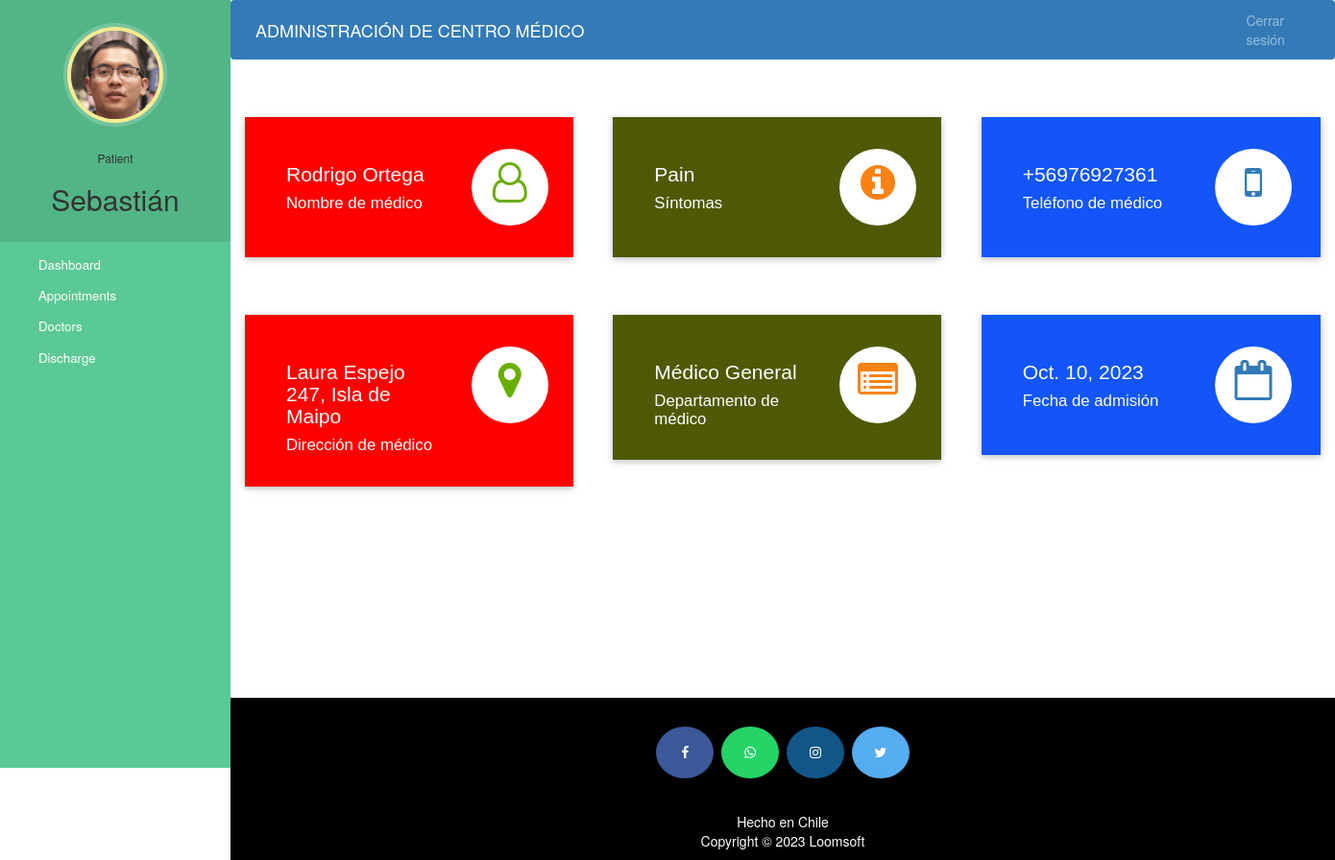
The page /patient-dashboard (signed in) on the database its author committed.
### hospital/models.py (models this page shows, shortened)
class Patient(models.Model):
    user=models.OneToOneField(User,on_delete=models.CASCADE)
    profile_pic= models.ImageField(upload_to='profile_pic/PatientProfilePic/',null=True,blank=True)
    address = models.CharField(max_length=40)
    mobile = models.CharField(max_length=20,null=False)
    symptoms = models.CharField(max_length=100,null=False)
    assignedDoctorId = models.PositiveIntegerField(null=True)
    admitDate=models.DateField(auto_now=True)
    status=models.BooleanField(default=False)

class Doctor(models.Model):
    user=models.OneToOneField(User,on_delete=models.CASCADE)
    profile_pic= models.ImageField(upload_to='profile_pic/DoctorProfilePic/',null=True,blank=True)
    address = models.CharField(max_length=40)
    mobile = models.CharField(max_length=20,null=True)
    department= models.CharField(max_length=50,choices=departments,default='Cardiologist')
    status=models.BooleanField(default=False)
    @property
    def get_name(self):
        return self.user.first_name+" "+self.user.last_name

### hospital/views.py (the view)
# urls.py: path('patient-dashboard', views.patient_dashboard_view,name='patient-dashboard'),
@login_required(login_url='patientlogin')
@user_passes_test(is_patient)
def patient_dashboard_view(request):
    patient=models.Patient.objects.get(user_id=request.user.id)
    doctor=models.Doctor.objects.get(user_id=patient.assignedDoctorId)
    mydict={
    'patient':patient,
    'doctorName':doctor.get_name,
    'doctorMobile':doctor.mobile,
    'doctorAddress':doctor.address,
    'symptoms':patient.symptoms,
    'doctorDepartment':doctor.department,
    'admitDate':patient.admitDate,
    }
    return render(request,'hospital/patient_dashboard.html',context=mydict)

### hospital/views.py (called while the page is built)
def is_patient(user):
    return user.groups.filter(name='PATIENT').exists()

### templates/hospital/patient_dashboard.html
{% extends 'hospital/patient_base.html' %}
{% load static %}
{% block content %}
{%include 'hospital/patient_dashboard_cards.html'%}
<br><br><br><br>
{% endblock content %}

### templates/hospital/patient_base.html (shortened to what this page needs)
<!DOCTYPE html>
{% load static %}
<html lang="es">
<head>
  <link rel="stylesheet" href="https://stackpath.bootstrapcdn.com/bootstrap/4.3.1/css/bootstrap.min.css">
  <link rel="stylesheet" href="https://maxcdn.bootstrapcdn.com/font-awesome/4.7.0/css/font-awesome.min.css">
</head>
<body>
  <nav class="menu" tabindex="0">
    <header class="avatar">
      <img src="{% static patient.profile_pic.url %}" alt="Profile Pic" />
      <br><br>
      <h6>Patient</h6>
      <h2>{{request.user.first_name}}</h2>
    </header>
    <ul>
      <li tabindex="0" class="icon-dashboard"> <a style="color:white; text-decoration:none;" href="/patient-dashboard"><span>Dashboard</span></a> </li>
      <li tabindex="0" class="icon-calendar"> <a style="color:white; text-decoration:none;" href="/patient-appointment"><span>Appointments</span></a></li>
      <li tabindex="0" class="icon-users"> <a style="color:white; text-decoration:none;" href="/patient-view-doctor"><span>Doctors</span></a></li>
      <li tabindex="0" class="icon-users"> <a style="color:white; text-decoration:none;" href="/patient-discharge"><span>Discharge</span></a></li>
    </ul>
  </nav>
  <main>
    <div class="bs-example">
      <nav class="navbar navbar-expand-md  navbar-dark fixed-top" style="background:#337AB7;">
        <a href="/patient-dashboard" class="navbar-brand">ADMINISTRACIÓN DE CENTRO MÉDICO</a>
        <div class="collapse navbar-collapse justify-content-between" id="navbarCollapse">
          <div class="navbar-nav" style=" margin-left: 90%;">
            <a href="/logout" class="nav-item nav-link">Cerrar sesión</a>
          </div>
        </div>
      </nav>
    </div>
    <br><br>
    {% block content %}
    {% endblock content %}
    <br><br><br><br><br><br><br>
    <footer>
      <p>
        <a id="ftr" href="https://facebook.com/sumit.luv/" class="fa fa-facebook"></a>
        <a id="ftr" href="https://api.whatsapp.com/send?phone=919572181024&text=Hello%20Sumit.%0d%0aHow%20are%20you%20%3f%0d%0aI%20came%20from%20your%20website.&source=&data=#" class="fa fa-whatsapp"></a>
        <a id="ftr" href="https://instagram.com/sumit.luv" class="fa fa-instagram"></a>
        <a id="ftr" href="https://twitter.com/sumitkumar1503" class="fa fa-twitter"></a>
      </p>
      <br>
      <div class="container">
        <div class="row">
          <div class="col-md-12 col-sm-12">
            <div style="color:#ffffff;" class="wow fadeInUp footer-copyright">
              <p>Hecho en Chile <br>
                Copyright &copy; 2023 Loomsoft </p>
            </div>
          </div>
        </div>
      </div>
    </footer>
  </main>
</body>
</html>

### templates/hospital/patient_dashboard_cards.html (shortened to what this page needs)
<!DOCTYPE html>
<html lang="es" dir="ltr">
<head>
  <link rel="stylesheet" href="https://maxcdn.bootstrapcdn.com/bootstrap/3.4.1/css/bootstrap.min.css">
  <link rel="stylesheet" href="https://cdnjs.cloudflare.com/ajax/libs/font-awesome/4.7.0/css/font-awesome.min.css">
</head>
<body>
  <div class="market-updates">
    <div class="col-md-4 market-update-gd">
      <div class="market-update-block clr-block-1">
        <div class="col-md-8 market-update-left">
          <h3>{{doctorName}}</h3>
          <h4>Nombre de médico</h4>
        </div>
        <div class="col-md-4 market-update-right">
          <i class="fa fa-user-o"> </i>
        </div>
        <div class="clearfix"> </div>
      </div>
    </div>
    <div class="col-md-4 market-update-gd">
      <div class="market-update-block clr-block-2">
        <div class="col-md-8 market-update-left">
          <h3>{{symptoms}}</h3>
          <h4>Síntomas</h4>
        </div>
        <div class="col-md-4 market-update-right">
          <i class="fa fa-info-circle"></i>
        </div>
        <div class="clearfix"> </div>
      </div>
    </div>
    <div class="col-md-4 market-update-gd">
      <div class="market-update-block clr-block-3">
        <div class="col-md-8 market-update-left">
          <h3>{{doctorMobile}}</h3>
          <h4>Teléfono de médico</h4>
        </div>
        <div class="col-md-4 market-update-right">
          <i class="fa fa-mobile" aria-hidden="true"></i>
        </div>
        <div class="clearfix"> </div>
      </div>
    </div>
  </div>
  <br><br><br>
  <div class="market-updates">
    <div class="col-md-4 market-update-gd">
      <div class="market-update-block clr-block-1">
        <div class="col-md-8 market-update-left">
          <h3>{{doctorAddress}}</h3>
          <h4>Dirección de médico</h4>
        </div>
        <div class="col-md-4 market-update-right">
          <i class="fa fa-map-marker"> </i>
        </div>
        <div class="clearfix"> </div>
      </div>
    </div>
    <div class="col-md-4 market-update-gd">
      <div class="market-update-block clr-block-2">
        <div class="col-md-8 market-update-left">
          <h3>{{doctorDepartment}}</h3>
          <h4>Departamento de médico</h4>
        </div>
        <div class="col-md-4 market-update-right">
          <i class="fa fa-list-alt"></i>
        </div>
        <div class="clearfix"> </div>
      </div>
    </div>
    <div class="col-md-4 market-update-gd">
      <div class="market-update-block clr-block-3">
        <div class="col-md-8 market-update-left">
          <h3>{{admitDate}}</h3>
          <h4>Fecha de admisión</h4>
        </div>
        <div class="col-md-4 market-update-right">
          <i class="fa fa-calendar-o" aria-hidden="true"></i>
        </div>
        <div class="clearfix"> </div>
      </div>
    </div>
  </div>
</body>
</html>

### templates/hospital/patient_base.html (style rules this page uses)
a:link { text-decoration: none; }
a { color: white; }
footer { padding: 0px 0px 0px 0px; background-color: black; margin: 0px; }
#ftr { padding: 20px; }
.fa { font-size: 23px; width: 60px; text-align: center; text-decoration: none; margin: 5px 2px; border-radius: 50%; }
.fa-facebook { background: #3B5998; color: white; margin-top: 30px; }
.fa-whatsapp { background: #25d366; color: white; }
.fa-twitter { background: #55ACEE; color: white; }
.fa-instagram { background: #125688; color: white; }
p { text-align: center; }
body { padding-left: 240px; }
main { position: relative; height: 100vh; }
.menu { background: #5bc995; height: 100vh; width: 240px; position: fixed; top: 0px; left: 0; z-index: 5; outline: none; }
.menu .avatar { background: rgba(0, 0, 0, 0.1); padding: 2em 0.5em; text-align: center; }
.menu .avatar img { width: 100px; border-radius: 50%; overflow: hidden; border: 4px solid #ffea92; box-shadow: 0 0 0 4px rgba(255, 255, 255, 0.2); }
.menu .avatar h2 { font-weight: normal; margin-bottom: 0; }
.menu ul { list-style: none; padding: 0.5em 0; margin: 0; }
.menu ul li { padding: 0.5em 1em 0.5em 3em; font-size: 0.95em; font-weight: regular; background-repeat: no-repeat; background-position: left 15px center; background-size: auto 20px; transition: all 0.15s linear; cursor: pointer; }
.menu ul li.icon-dashboard { background-image: url("http://www.entypo.com/images//gauge.svg"); }
.menu ul li.icon-users { background-image: url("http://www.entypo.com/images//users.svg"); }
.menu ul li.icon-calendar { background-image: url("http://www.entypo.com/images//calendar.svg"); }

### templates/hospital/patient_dashboard_cards.html (style rules this page uses)
.market-update-block { padding: 2em 2em; background: #999; }
.market-update-block h3 { color: #fff; font-size: 1.5em; font-family: 'Carrois Gothic', sans-serif; }
.market-update-block h4 { font-size: 1.2em; color: #fff; margin: 0.3em 0em; font-family: 'Carrois Gothic', sans-serif; }
.market-update-block.clr-block-1 { background: #ff0000; margin-right: 0.8em; box-shadow: 0 2px 5px 0 rgba(0, 0, 0, 0.16), 0 2px 10px 0 rgba(0, 0, 0, 0.12); transition: 0.5s all; -webkit-transition: 0.5s all; -moz-transition: 0.5s all; -o-transition: 0.5s all; }
.market-update-block.clr-block-2 { background: #4f5905; margin-right: 0.8em; box-shadow: 0 2px 5px 0 rgba(0, 0, 0, 0.16), 0 2px 10px 0 rgba(0, 0, 0, 0.12); transition: 0.5s all; -webkit-transition: 0.5s all; -moz-transition: 0.5s all; -o-transition: 0.5s all; }
.market-update-block.clr-block-3 { background: #1355f9; box-shadow: 0 2px 5px 0 rgba(0, 0, 0, 0.16), 0 2px 10px 0 rgba(0, 0, 0, 0.12); transition: 0.5s all; -webkit-transition: 0.5s all; -moz-transition: 0.5s all; -o-transition: 0.5s all; }
.market-update-right i.fa.fa-user-o, i.fa.fa-map-marker { font-size: 3em; color: #68AE00; width: 80px; height: 80px; background: #fff; text-align: center; border-radius: 49px; -webkit-border-radius: 49px; -moz-border-radius: 49px; -o-border-radius: 49px; line-height: 1.7em; }
.market-update-right i.fa.fa-info-circle, i.fa.fa-list-alt { font-size: 3em; color: #FC8213; width: 80px; height: 80px; background: #fff; text-align: center; border-radius: 49px; -webkit-border-radius: 49px; -moz-border-radius: 49px; -o-border-radius: 49px; line-height: 1.7em; }
.market-update-right i.fa.fa-mobile, i.fa.fa-calendar-o { font-size: 3em; color: #337AB7; width: 80px; height: 80px; background: #fff; text-align: center; border-radius: 49px; -webkit-border-radius: 49px; -moz-border-radius: 49px; -o-border-radius: 49px; line-height: 1.7em; }
.market-update-left { padding: 0px; }

### rows shown on the page
Patient: profile_pic (picture), symptoms "Pain", admitDate "Oct. 10, 2023"
Doctor: mobile "+56976927361", address "Laura Espejo 247, Isla de Maipo", department "Médico General"

### other values the page prints
{{ request.user.first_name }} "Sebastián"
{{ doctorName }} "Rodrigo Ortega"
